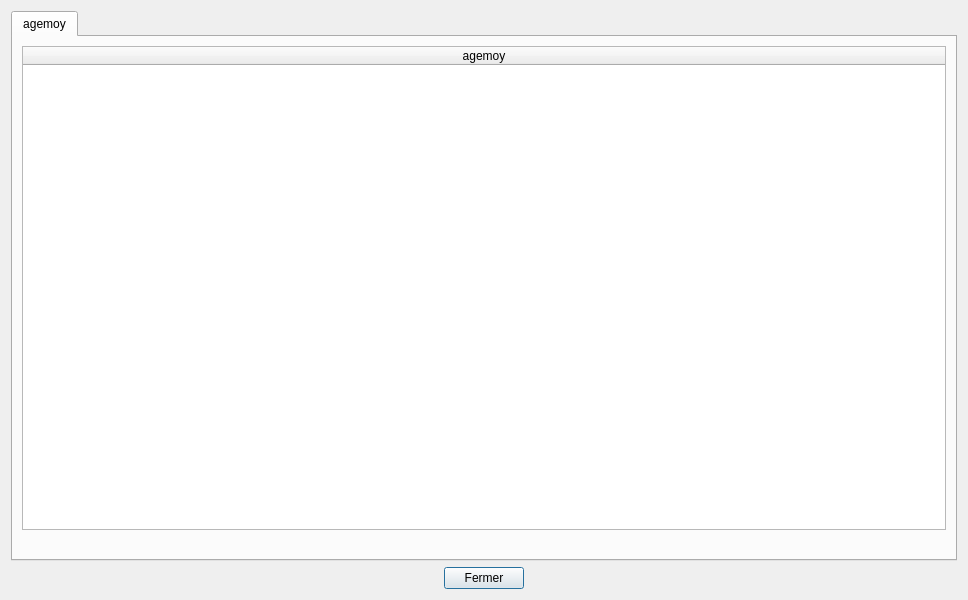
<?xml version="1.0" encoding="UTF-8"?>
<ui version="4.0">
 <class>agemoy</class>
 <widget class="QDialog" name="agemoy">
  <property name="geometry">
   <rect>
    <x>0</x>
    <y>0</y>
    <width>968</width>
    <height>600</height>
   </rect>
  </property>
  <property name="sizePolicy">
   <sizepolicy hsizetype="Preferred" vsizetype="Preferred">
    <horstretch>0</horstretch>
    <verstretch>0</verstretch>
   </sizepolicy>
  </property>
  <property name="minimumSize">
   <size>
    <width>0</width>
    <height>0</height>
   </size>
  </property>
  <property name="windowTitle">
   <string>BD JO</string>
  </property>
  <layout class="QVBoxLayout" name="verticalLayout">
   <item>
    <widget class="QTabWidget" name="tabWidget">
     <property name="currentIndex">
      <number>1</number>
     </property>
     <widget class="QWidget" name="agemoy">
      <attribute name="title">
       <string>agemoy</string>
      </attribute>
      <layout class="QVBoxLayout" name="verticalLayout_7">
       <item>
        <widget class="QTableWidget" name="tableagemoy">
         <attribute name="horizontalHeaderDefaultSectionSize">
          <number>110</number>
         </attribute>
         <attribute name="horizontalHeaderMinimumSectionSize">
          <number>50</number>
         </attribute>
         <attribute name="horizontalHeaderStretchLastSection">
          <bool>true</bool>
         </attribute>
         <attribute name="verticalHeaderVisible">
          <bool>false</bool>
         </attribute>
         <column>
          <property name="text">
           <string>agemoy</string>
          </property>
         </column>
        </widget>
       </item>
       <item>
        <widget class="QLabel" name="label_agemoy">
         <property name="palette">
          <palette>
           <active>
            <colorrole role="WindowText">
             <brush brushstyle="SolidPattern">
              <color alpha="255">
               <red>255</red>
               <green>0</green>
               <blue>0</blue>
              </color>
             </brush>
            </colorrole>
           </active>
           <inactive>
            <colorrole role="WindowText">
             <brush brushstyle="SolidPattern">
              <color alpha="255">
               <red>255</red>
               <green>0</green>
               <blue>0</blue>
              </color>
             </brush>
            </colorrole>
           </inactive>
           <disabled>
            <colorrole role="WindowText">
             <brush brushstyle="SolidPattern">
              <color alpha="255">
               <red>120</red>
               <green>120</green>
               <blue>120</blue>
              </color>
             </brush>
            </colorrole>
           </disabled>
          </palette>
         </property>
         <property name="text">
          <string/>
         </property>
         <property name="alignment">
          <set>Qt::AlignCenter</set>
         </property>
        </widget>
       </item>
      </layout>
     </widget>
    </widget>
   </item>
   <item>
    <layout class="QHBoxLayout" name="horizontalLayout">
     <item>
      <spacer name="horizontalSpacer_data_V1">
       <property name="orientation">
        <enum>Qt::Horizontal</enum>
       </property>
       <property name="sizeHint" stdset="0">
        <size>
         <width>40</width>
         <height>20</height>
        </size>
       </property>
      </spacer>
     </item>
     <item>
      <widget class="QPushButton" name="pushButton_data_V1">
       <property name="text">
        <string>Fermer</string>
       </property>
      </widget>
     </item>
     <item>
      <spacer name="horizontalSpacer_2_data_V1">
       <property name="orientation">
        <enum>Qt::Horizontal</enum>
       </property>
       <property name="sizeHint" stdset="0">
        <size>
         <width>40</width>
         <height>20</height>
        </size>
       </property>
      </spacer>
     </item>
    </layout>
   </item>
  </layout>
 </widget>
 <resources/>
 <connections>
  <connection>
   <sender>pushButton_data_V1</sender>
   <signal>clicked()</signal>
   <receiver>agemoy</receiver>
   <slot>close()</slot>
   <hints>
    <hint type="sourcelabel">
     <x>360</x>
     <y>575</y>
    </hint>
    <hint type="destinationlabel">
     <x>323</x>
     <y>169</y>
    </hint>
   </hints>
  </connection>
 </connections>
 <slots>
  <slot>refreshSpectaclesData()</slot>
  <slot>refreshZonesData()</slot>
  <slot>refreshRepresentationsData()</slot>
 </slots>
</ui>
